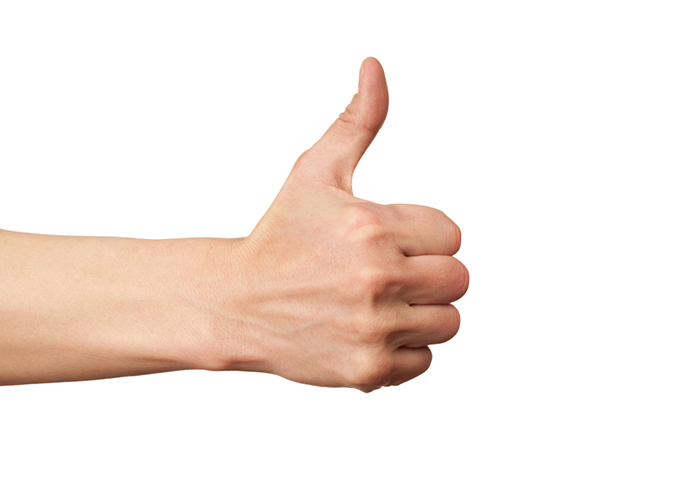
#> input picture classifier/thumbs8.jpeg, 700 x 500 px, given in place of classifierthumbs8.jpeg, which was not available
$ python img_gen.py 5 ../classifier out.png
#> lines starting #> are read from the running program, lines starting #| are printed output that depends on the picture; pictures that were not available may be replaced by others from this repository, and a replacement may not be noted
#!/usr/bin/env python3
from multiprocessing import Pool
import cv2, random, glob, itertools, sys, os
import numpy as np

# transform, horizontally or vertically
def flip_img(input_img, count):

	img = cv2.imread(input_img)
	# -1 = both, 0 = horizontal, 1 = vertical
	transforms = [1, None]
	choice = random.choice(transforms)

	if choice != None:
		transformed_img = cv2.flip(img, choice)
	else:
		transformed_img = img

	rotate(transformed_img, count)

# rotate
def rotate(img, count):
	(h,w) = img.shape[:2]

	# random rescale
	scale = random.uniform(0.5, 1.2)
	center = (w/2, h/2)
	angle_to_rotate = random.choice(list(range(-35,35)))

	M = cv2.getRotationMatrix2D(center, angle_to_rotate, scale)

	# crop by delta
	delta_w = random.choice(list(range(-60, 60)))
	delta_h = random.choice(list(range(-30, 30)))
	rotated_img = cv2.warpAffine(img, M, (w + delta_w, h + delta_h), flags=cv2.INTER_LINEAR)

	cv2.imwrite(sys.argv[3] + str(count) + str(random.randint(0,1000000)) + '.jpg', rotated_img)


input_imgs = os.listdir(sys.argv[2])

# create this many mutations of each input image
num_imgs_per_input = list(range(0,round(int(sys.argv[1])/len(input_imgs))))

pool = Pool(12)

for img in input_imgs:
	print('Creating ' + str(len(num_imgs_per_input)) + ' mutations of ' + img + '...')
	img_path =  sys.argv[2] + img
	results = pool.starmap(flip_img, zip(itertools.repeat(img_path), num_imgs_per_input))
#> this loop made 1 pass
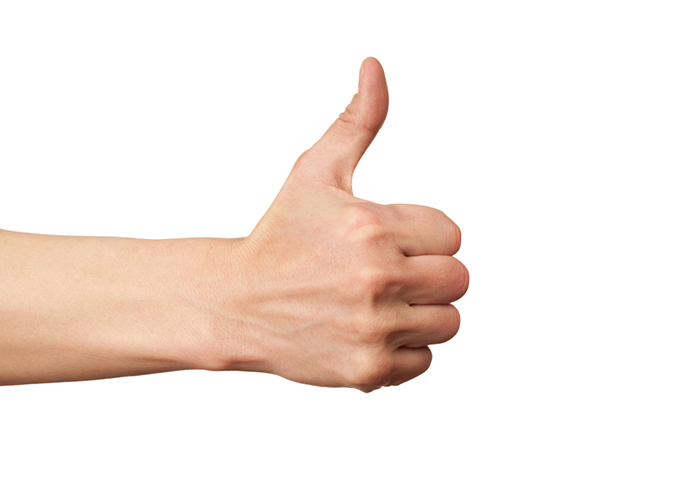
#> input picture classifier/thumbs8.jpeg, 700 x 500 px, given in place of classifierthumbs8.jpeg, which was not available
#> pass 1, in rotate, `rotated_img = cv2.warpAffine(img, M, (w + delta_w, h + delta_h), flags..`:
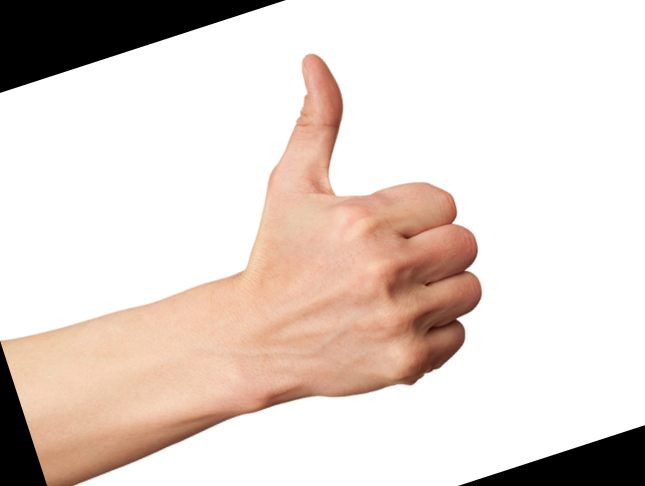
#> rotated_img: shape (486, 645, 3); mean B, G, R 207.4, 214.4, 227
#> pass 1, in rotate (call 2), `rotated_img = cv2.warpAffine(img, M, (w + delta_w, h + delta_h), flags..`:
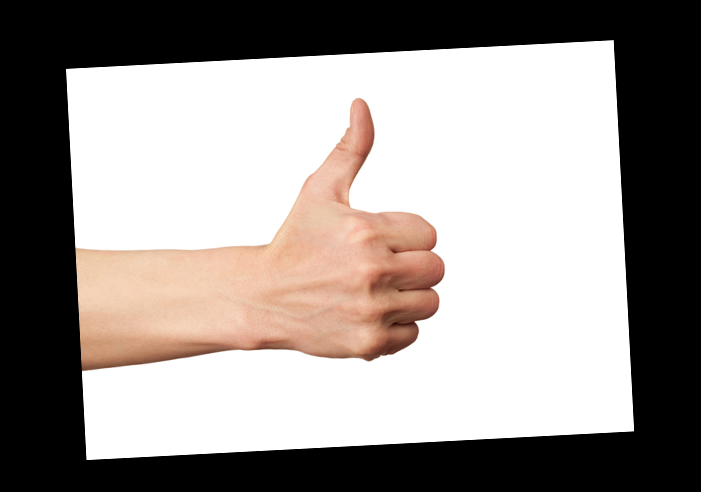
#> rotated_img: shape (492, 701, 3); mean B, G, R 143.4, 147, 153.7
#> pass 1, in flip_img (call 3), `transformed_img = cv2.flip(img, choice)`:
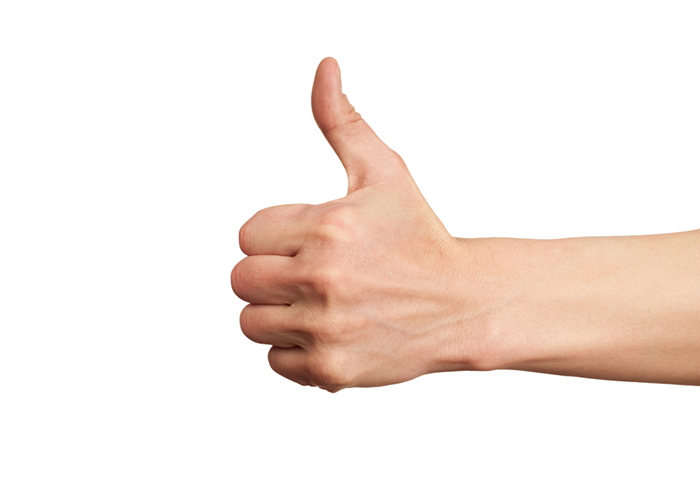
#> transformed_img: shape (500, 700, 3); mean B, G, R 230.2, 236, 246.8
#> pass 1, in rotate (call 3), `rotated_img = cv2.warpAffine(img, M, (w + delta_w, h + delta_h), flags..`:
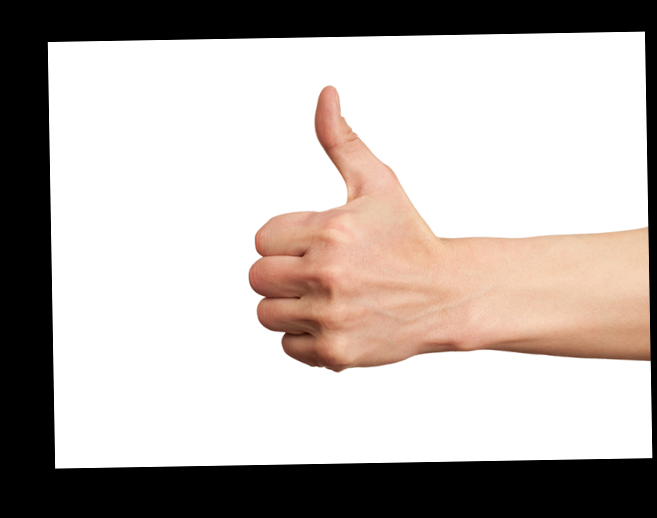
#> rotated_img: shape (518, 657, 3); mean B, G, R 172.3, 176.7, 184.8

pool.close()
pool.join()
